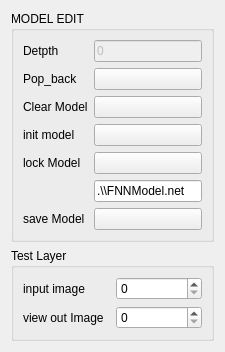
      <widget class="QWidget" name="tab_3">
       <attribute name="title">
        <string>View</string>
       </attribute>
       <layout class="QGridLayout" name="gridLayout_13">
        <item row="0" column="0">
         <widget class="QGroupBox" name="groupBox_5">
          <property name="title">
           <string>MODEL EDIT</string>
          </property>
          <layout class="QGridLayout" name="gridLayout_6">
           <item row="4" column="0">
            <widget class="QLabel" name="label_27">
             <property name="text">
              <string>Pop_back</string>
             </property>
            </widget>
           </item>
           <item row="0" column="1">
            <widget class="QLineEdit" name="lineEdit_depth">
             <property name="enabled">
              <bool>false</bool>
             </property>
             <property name="sizePolicy">
              <sizepolicy hsizetype="Preferred" vsizetype="Fixed">
               <horstretch>0</horstretch>
               <verstretch>0</verstretch>
              </sizepolicy>
             </property>
             <property name="text">
              <string>0</string>
             </property>
            </widget>
           </item>
           <item row="7" column="1">
            <widget class="QPushButton" name="pushButton_lockModel">
             <property name="sizePolicy">
              <sizepolicy hsizetype="Preferred" vsizetype="Fixed">
               <horstretch>0</horstretch>
               <verstretch>0</verstretch>
              </sizepolicy>
             </property>
             <property name="text">
              <string/>
             </property>
            </widget>
           </item>
           <item row="7" column="0">
            <widget class="QLabel" name="label_16">
             <property name="text">
              <string>lock Model</string>
             </property>
            </widget>
           </item>
           <item row="5" column="1">
            <widget class="QPushButton" name="pushButton_ClearModel">
             <property name="sizePolicy">
              <sizepolicy hsizetype="Preferred" vsizetype="Fixed">
               <horstretch>0</horstretch>
               <verstretch>0</verstretch>
              </sizepolicy>
             </property>
             <property name="text">
              <string/>
             </property>
            </widget>
           </item>
           <item row="4" column="1">
            <widget class="QPushButton" name="pushButton_popBackLayer">
             <property name="sizePolicy">
              <sizepolicy hsizetype="Preferred" vsizetype="Fixed">
               <horstretch>0</horstretch>
               <verstretch>0</verstretch>
              </sizepolicy>
             </property>
             <property name="text">
              <string/>
             </property>
            </widget>
           </item>
           <item row="5" column="0">
            <widget class="QLabel" name="label_32">
             <property name="text">
              <string>Clear Model</string>
             </property>
            </widget>
           </item>
           <item row="6" column="1">
            <widget class="QPushButton" name="pushButton">
             <property name="sizePolicy">
              <sizepolicy hsizetype="Preferred" vsizetype="Fixed">
               <horstretch>0</horstretch>
               <verstretch>0</verstretch>
              </sizepolicy>
             </property>
             <property name="text">
              <string/>
             </property>
            </widget>
           </item>
           <item row="0" column="0">
            <widget class="QLabel" name="label_23">
             <property name="text">
              <string>Detpth</string>
             </property>
            </widget>
           </item>
           <item row="6" column="0">
            <widget class="QLabel" name="label_21">
             <property name="text">
              <string>init model</string>
             </property>
            </widget>
           </item>
           <item row="9" column="0">
            <widget class="QLabel" name="label_30">
             <property name="text">
              <string>save Model</string>
             </property>
            </widget>
           </item>
           <item row="9" column="1">
            <widget class="QPushButton" name="pushButton_saveModel">
             <property name="text">
              <string/>
             </property>
            </widget>
           </item>
           <item row="8" column="1">
            <widget class="QLineEdit" name="lineEdit_modelname">
             <property name="text">
              <string>.\\FNNModel.net</string>
             </property>
            </widget>
           </item>
          </layout>
         </widget>
        </item>
        <item row="1" column="0">
         <widget class="QGroupBox" name="groupBox_4">
          <property name="title">
           <string>Test Layer</string>
          </property>
          <layout class="QGridLayout" name="gridLayout_5">
           <item row="4" column="1">
            <widget class="QLabel" name="label_18">
             <property name="text">
              <string>view out Image</string>
             </property>
            </widget>
           </item>
           <item row="3" column="2">
            <widget class="QSpinBox" name="spinBox_inputImageIndex">
             <property name="sizePolicy">
              <sizepolicy hsizetype="Preferred" vsizetype="Fixed">
               <horstretch>0</horstretch>
               <verstretch>0</verstretch>
              </sizepolicy>
             </property>
            </widget>
           </item>
           <item row="4" column="2">
            <widget class="QSpinBox" name="spinBox_viewOutTest">
             <property name="sizePolicy">
              <sizepolicy hsizetype="Preferred" vsizetype="Fixed">
               <horstretch>0</horstretch>
               <verstretch>0</verstretch>
              </sizepolicy>
             </property>
            </widget>
           </item>
           <item row="3" column="1">
            <widget class="QLabel" name="label_25">
             <property name="text">
              <string>input image</string>
             </property>
            </widget>
           </item>
          </layout>
         </widget>
        </item>
       </layout>
      </widget>
